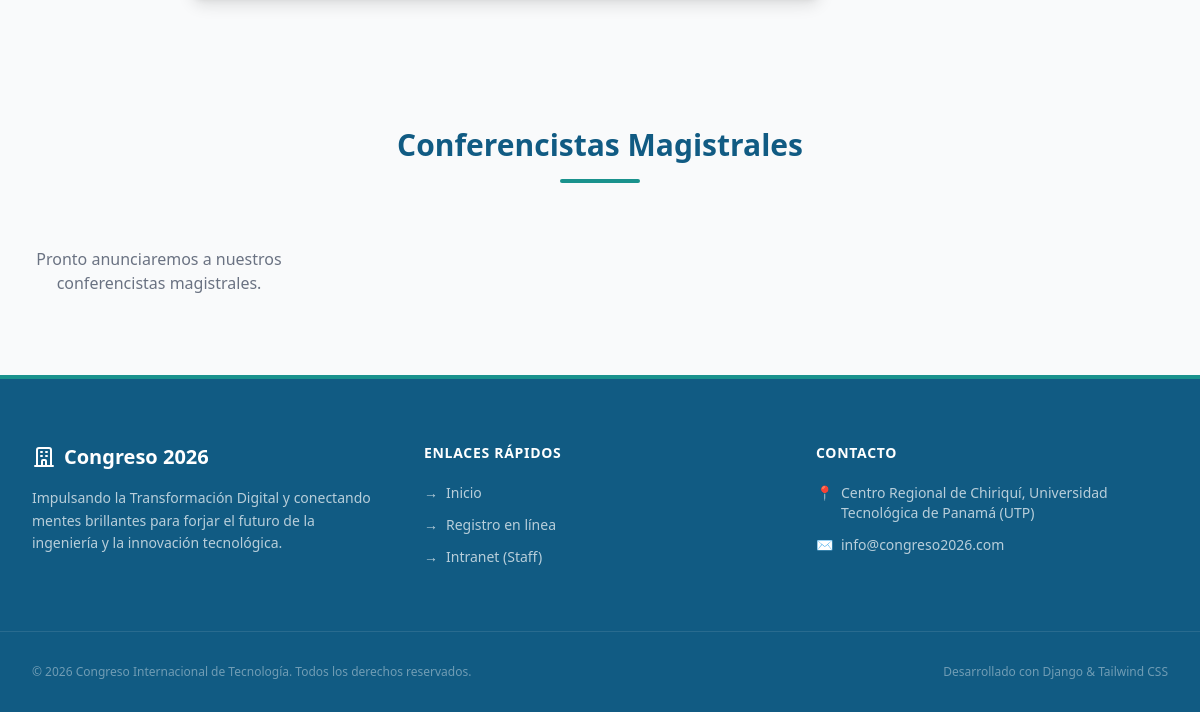
/ (lower part), run on an earlier commit of the app's database.
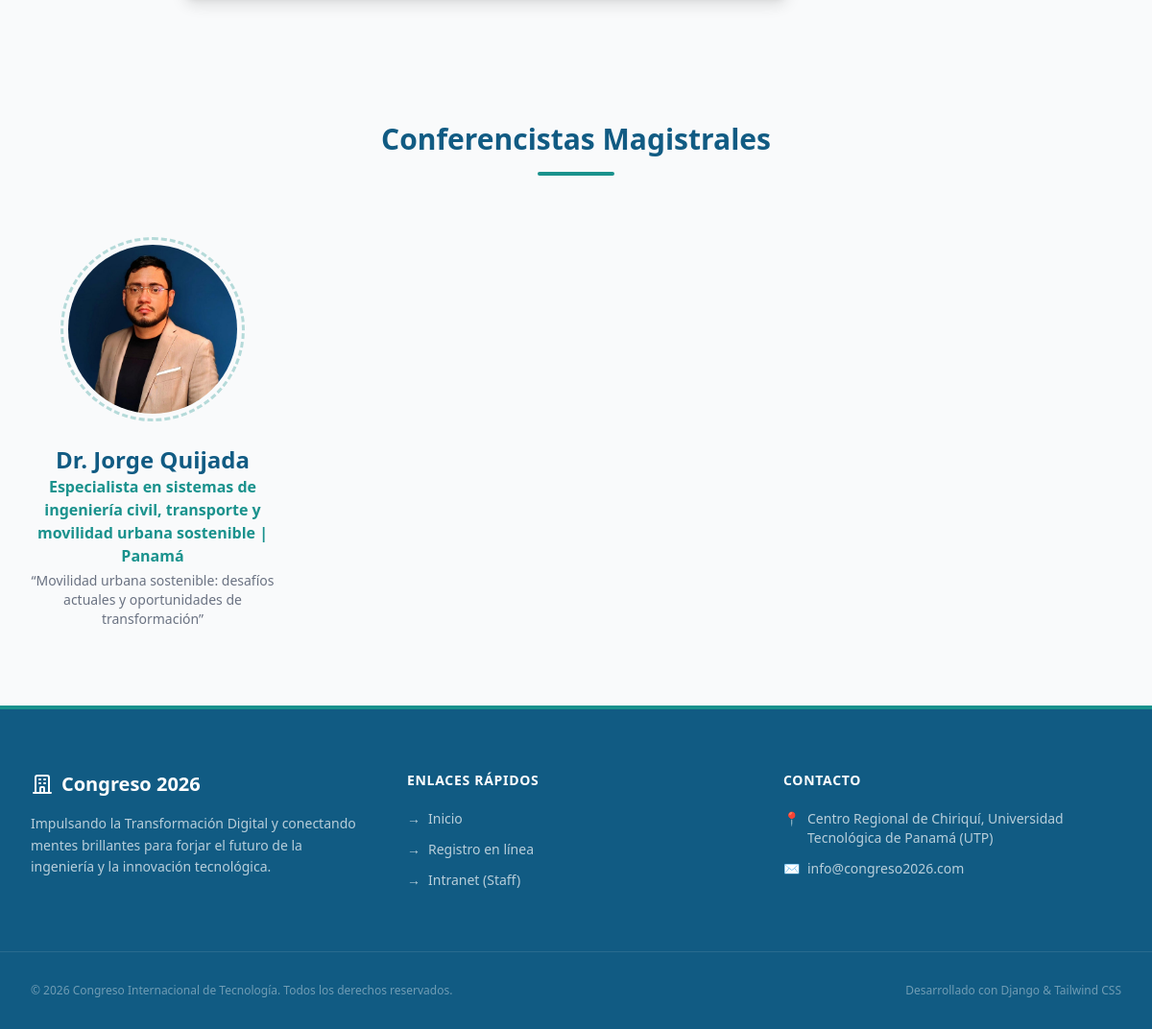
And on a later commit of the database.
### registro/models.py (models this page shows, shortened)
class Speaker(models.Model):
    congress = models.ForeignKey(Congress, on_delete=models.CASCADE, related_name='speakers', verbose_name="Congreso")
    name = models.CharField(max_length=150, verbose_name="Nombre del Conferencista")
    specialty = models.CharField(max_length=200, verbose_name="Especialidad")
    topic = models.CharField(max_length=200, verbose_name="Tema a exponer")
    country = models.CharField(max_length=100, verbose_name="País")
    photo = models.ImageField(upload_to='speakers/', blank=True, null=True, verbose_name="Foto de perfil")

### registro/views.py (the view)
# urls.py: path('', views.inicio, name='inicio'),
def inicio(request):
    congreso = Congress.objects.first()
    speakers = Speaker.objects.filter(congress=congreso) if congreso else []
    return render(request, 'inicio.html', {
        'congreso': congreso,
        'speakers': speakers
    })

### theme/templates/inicio.html (shortened to what this page needs)
{% extends 'base.html' %}
{% block content %}
<main class="max-w-7xl mx-auto px-4 sm:px-6 lg:px-8 py-20 space-y-32">
    <section aria-labelledby="speakers-title">
        <div class="text-center mb-16">
            <h2 id="speakers-title" class="text-3xl font-bold text-[#115b83]">Conferencistas Magistrales</h2>
            <div class="h-1 w-20 bg-[#1a928d] mx-auto mt-4 rounded-full"></div>
        </div>
        <div class="grid grid-cols-1 sm:grid-cols-2 lg:grid-cols-4 gap-10">
            {% for speaker in speakers %}
            <div class="text-center group">
                <div class="relative w-48 h-48 mx-auto mb-6">
                    <div class="absolute inset-0 rounded-full border-[3px] border-dashed border-[#1a928d] opacity-30 group-hover:rotate-180 transition-transform duration-1000"></div>
                    {% if speaker.photo %}
                        <img src="{{ speaker.photo.url }}" alt="{{ speaker.name }}" class="w-full h-full object-cover rounded-full p-2 group-hover:scale-105 transition-transform duration-300">
                    {% else %}
                        <img src="https://ui-avatars.com/api/?name={{ speaker.name|urlencode }}&background=115b83&color=fff&size=200" alt="{{ speaker.name }}" class="w-full h-full object-cover rounded-full p-2 group-hover:scale-105 transition-transform duration-300">
                    {% endif %}
                </div>
                <h3 class="text-2xl font-bold text-[#115b83]">{{ speaker.name }}</h3>
                <p class="text-[#1a928d] font-semibold mb-1">{{ speaker.specialty }} | {{ speaker.country }}</p>
                <p class="text-gray-500 text-sm font-light">{{ speaker.topic }}</p>
            </div>
            {% empty %}
            <div class="col-span-full text-center text-gray-500">
                <p>Pronto anunciaremos a nuestros conferencistas magistrales.</p>
            </div>
            {% endfor %}
        </div>
    </section>
</main>
{% endblock %}

### theme/templates/base.html (shortened to what this page needs)
{% load static tailwind_tags %}
<!DOCTYPE html>
<html lang="es" class="scroll-smooth">
<head>
    {% tailwind_css %}
</head>
<body class="bg-gray-50 text-gray-800 font-sans leading-normal tracking-normal min-h-screen flex flex-col selection:bg-[#1a928d] selection:text-white">
    <main class="flex-grow w-full">
        {% block content %}
        {% endblock %}
    </main>
    <footer class="bg-[#115b83] text-[#1a928d] pt-16 pb-8 print:hidden mt-auto border-t-4 border-[#1a928d]">
        <div class="max-w-7xl mx-auto px-4 sm:px-6 lg:px-8 grid grid-cols-1 md:grid-cols-3 gap-10">
            <div>
                <h3 class="text-white text-xl font-bold mb-4 flex items-center gap-2">
                    <svg class="w-6 h-6" fill="none" stroke="currentColor" viewBox="0 0 24 24"><path stroke-linecap="round" stroke-linejoin="round" stroke-width="2" d="M19 21V5a2 2 0 00-2-2H7a2 2 0 00-2 2v16m14 0h2m-2 0h-5m-9 0H3m2 0h5M9 7h1m-1 4h1m4-4h1m-1 4h1m-5 10v-5a1 1 0 011-1h2a1 1 0 011 1v5m-4 0h4"></path></svg>
                    Congreso 2026
                </h3>
                <p class="text-white/70 text-sm leading-relaxed font-light">
                    Impulsando la Transformación Digital y conectando mentes brillantes para forjar el futuro de la ingeniería y la innovación tecnológica.
                </p>
            </div>
            <div>
                <h4 class="text-white font-semibold mb-5 uppercase tracking-wider text-sm">Enlaces Rápidos</h4>
                <ul class="space-y-3 text-sm text-white/70 font-light">
                    <li><a href="{% url 'inicio' %}" class="hover:text-white hover:underline transition-colors flex items-center gap-2"><span>→</span> Inicio</a></li>
                    <li><a href="{% url 'registro_publico' %}" class="hover:text-white hover:underline transition-colors flex items-center gap-2"><span>→</span> Registro en línea</a></li>
                    <li><a href="{% url 'login' %}" class="hover:text-white hover:underline transition-colors flex items-center gap-2"><span>→</span> Intranet (Staff)</a></li>
                </ul>
            </div>
            <div>
                <h4 class="text-white font-semibold mb-5 uppercase tracking-wider text-sm">Contacto</h4>
                <div class="space-y-3 text-white/70 text-sm font-light">
                    <p class="flex items-start gap-2">
                        <span class="text-[#1a928d]">📍</span>
                        Centro Regional de Chiriquí, Universidad Tecnológica de Panamá (UTP)
                    </p>
                    <p class="flex items-center gap-2">
                        <span class="text-[#1a928d]">✉️</span>
                        <a href="mailto:info@congreso2026.com" class="hover:text-white transition-colors">info@congreso2026.com</a>
                    </p>
                </div>
            </div>
        </div>
        <div class="max-w-7xl mx-auto px-4 sm:px-6 lg:px-8 mt-16 pt-8 border-t border-white/10 flex flex-col md:flex-row justify-between items-center text-xs text-white/40 font-light">
            <p>&copy; 2026 Congreso Internacional de Tecnología. Todos los derechos reservados.</p>
            <p class="mt-2 md:mt-0">Desarrollado con Django & Tailwind CSS</p>
        </div>
    </footer>
</body>
</html>

What changed in the data, as far as the page shows it:
added Speaker: photo (picture), name "Dr. Jorge Quijada", specialty "Especialista en sistemas de ingeniería civil, transporte y movilidad urbana sostenible", country "Panamá", topic "“Movilidad urbana sostenible: desafíos actuales y oportunidades de transformación”"
Also different on the page:
text no longer shown: "Pronto anunciaremos a nuestros conferencistas magistrales."
